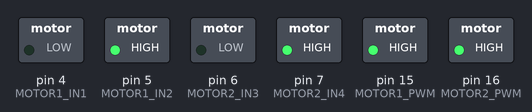
Bench run of a sketch on a simulated Arduino Uno, built with avr-gcc and run on an emulated ATmega328P. Shown: switched loads named in the sketch (green lamp = pin HIGH).

Above: at 0.1 s.
Timing chart, 0 to 1.6 s (numbered marks = the images above):
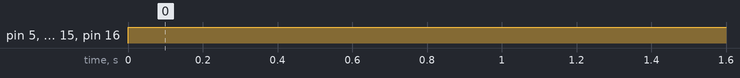

Measured:
- by itself, pin 5 (MOTOR1_IN2), pin 7 (MOTOR2_IN4), pin 15 (MOTOR1_PWM), pin 16 (MOTOR2_PWM): LOW → HIGH at 0.00 s

The sketch:

motors_PWM.ino
```cpp
#include <Wire.h>
#include <VL53L0X.h>

// pin defines
#define SDA_PIN_1 8
#define SCL_PIN_1 9
#define MOTOR1_IN1 4
#define MOTOR1_IN2 5
#define MOTOR1_PWM 15
#define MOTOR2_IN3 6
#define MOTOR2_IN4 7
#define MOTOR2_PWM 16

VL53L0X sensor;

void setup() {
  // pin setup and serial begin
  Serial.begin(115200);

  // Wire.begin(SDA_PIN_1, SCL_PIN_1);  // Initialize I2C for first infrared sensor

  // if (!sensor.init()) {
  //   Serial.println("Failed to detect VL53L0X!");
  //   while (1) {}  // Halt if sensor not found
  // }

  // sensor.setTimeout(500);  // Set timeout to 500ms - time the sensor waits for input until it tmes out
  // sensor.startContinuous();  // Start continuous mode
  // Serial.println("VL53L0X Ready!");

  pinMode(MOTOR1_IN1,OUTPUT);
  pinMode(MOTOR1_IN2,OUTPUT);
  pinMode(MOTOR1_PWM,OUTPUT);
  pinMode(MOTOR2_IN3,OUTPUT);
  pinMode(MOTOR2_IN4,OUTPUT);
  pinMode(MOTOR2_PWM,OUTPUT);
}

void loop() {
  int powFwd = 220;
  int powTurn = 150;
  // dir : 1 = forward, 2 = backward, 3 = turn left, 4 = turn right

  uint16_t distance;

  // if (sensor.timeoutOccurred()) {
  //   Serial.println("Timeout - Check wiring!");
  // }
  // else {
  // distance = sensor.readRangeContinuousMillimeters();
  // Serial.print("Distance: ");
  // Serial.print(distance);
  // Serial.println(" mm");
  // }

  driveForward(powFwd);
  delay(600);

  // stopMotors();
  // delay(600);

  // distance = sensor.readRangeContinuousMillimeters();
  // Serial.print("Distance: ");
  // Serial.print(distance);
  // Serial.println(" mm");

  // turnLeft(powTurn);
  // delay(600);

  // // stopMotors();
  // // delay(600);

  // distance = sensor.readRangeContinuousMillimeters();
  // Serial.print("Distance: ");
  // Serial.print(distance);
  // Serial.println(" mm");

  // turnRight(powTurn);
  // delay(600);

  // // stopMotors();
  // // delay(600);

  // distance = sensor.readRangeContinuousMillimeters();
  // Serial.print("Distance: ");
  // Serial.print(distance);
  // Serial.println(" mm");

  // driveBackward(powFwd);
  // delay(600);

  // stopMotors();
  // delay(600);
}

void driveForward(int pow) {
  moveMotor(1, 1, pow);
  moveMotor(2, 1, pow);
}
void driveBackward(int pow) {
  moveMotor(1, 0, pow);
  moveMotor(2, 0, pow);
}
void turnLeft(int pow) {
  moveMotor(1, 1, pow);
  moveMotor(2, 0, pow);
}
void turnRight(int pow) {
  moveMotor(1, 0, pow);
  moveMotor(2, 1, pow);
}
void stopMotors(void) {
  moveMotor(1, 1, 0);
  moveMotor(2, 1, 0);
}


void moveMotor(int motorNumber, int direction, int pwmPow) {
  // direction == 1 - forward
  // direction == 0 -backward

  if (motorNumber == 1) {
    if (direction == 1) {
      digitalWrite(MOTOR1_IN1, LOW);
      digitalWrite(MOTOR1_IN2, HIGH);
    }
    else {
      digitalWrite(MOTOR1_IN1, HIGH);
      digitalWrite(MOTOR1_IN2, LOW);
    }
    analogWrite(MOTOR1_PWM, pwmPow);
  }
  else if (motorNumber == 2) {
    if (direction == 1) {
      digitalWrite(MOTOR2_IN3, LOW);
      digitalWrite(MOTOR2_IN4, HIGH);
    }
    else {
      digitalWrite(MOTOR2_IN3, HIGH);
      digitalWrite(MOTOR2_IN4, LOW);
    }
    analogWrite(MOTOR2_PWM, pwmPow);
  }
  else{
    Serial.print("Error: motor nonexistent - pausing execution");
    while(1) {
      ;
    }
  }
}
```
